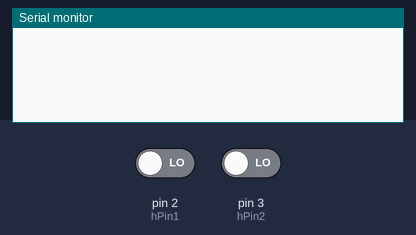
A sketch run on a simulated Arduino Uno, built with avr-gcc and run on an emulated ATmega328P. On the bench: the last lines printed to the serial monitor. The inputs (shaded band) are chosen by the test bench; at power-on: pin 2 (hPin1) LOW, pin 3 (hPin2) LOW.

Above: at 1.2 s.
1.3 s: pin 2 (hPin1) driven HIGH
At 2.5 s:
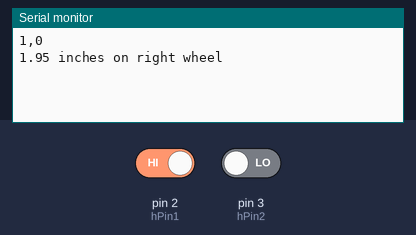
2.8 s: pin 3 (hPin2) driven HIGH
At 3.9 s:
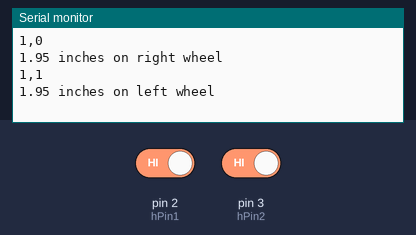

The sketch:

wheelchair_sketch.ino
```cpp
const byte hPin1 = 2; // Hall effect sensor 1
const byte hPin2 = 3; // Hall effect sensor 2

int count = 0;
volatile int rState, lState, rTicks, lTicks = 0; // 0 or 1 depending on proximity of magnet
double rOdo, lOdo = 0;

#include <math.h>
#define RADIUS 11.1875
#define RES 36
#define SEP 15
#define RAD_TO_DEG 57.295779513

const double res_angle = (2*PI)/RES;
const double res_inches = RADIUS*res_angle;


void setup() {

  Serial.begin(9600);

  attachInterrupt(digitalPinToInterrupt(2), rInterrupt, RISING); // Can also use CHANGE
  attachInterrupt(digitalPinToInterrupt(3), lInterrupt, RISING); // Can also use CHANGE

}


void loop() {
  count++;
  //Serial.print("Loop ");
  //Serial.println(count);

  int roTicks, loTicks, iroTicks, iloTicks, rChange, lChange = 0;
  double angle = 0;

  do{
    iroTicks = rTicks;
    iloTicks = lTicks;
    delay(2000);
    rChange = rTicks - iroTicks;
    lChange = lTicks - iloTicks;
    roTicks += rChange;
    loTicks += lChange;
  }
  while(rChange != lChange);

  if((roTicks == loTicks) || (roTicks*loTicks == 0))
    //Serial.println("Zero degrees turned");
    return;
  else{
    if(roTicks < loTicks){
      angle = getAngle(roTicks, loTicks);
      Serial.print(angle);
      Serial.println(" degrees turned to the left");
    }
    else{
      angle = getAngle(loTicks, roTicks);
      Serial.print(angle);
      Serial.println(" degrees turned to the right");
    }
  }
  Serial.print(roTicks);
  Serial.print(", ");
  Serial.println(loTicks);
  Serial.println();
}

double getAngle(int T1, int T2){
  double S1 = T1*res_inches;
  double S2 = T2*res_inches;

  double ang = RAD_TO_DEG*(S1 / ((SEP*S1)/(S2 - S1)));
  return ang;
}

void rInterrupt() { // was pin_ISR

  rState = digitalRead(hPin2);
  //Serial.print("Sensor: ");
  //Serial.println(hState);

  rTicks++; // Magnet was sensed, increase the tick counters);
  Serial.print(rTicks);
  Serial.print(",");
  Serial.println(lTicks);

  rOdo += res_inches;
  Serial.print(rOdo);
  Serial.println(" inches on right wheel");

}

void lInterrupt() { // was pin_ISR

  lState = digitalRead(hPin1);
  //Serial.print("Sensor: ");
  //Serial.println(hState);

  lTicks++; // Magnet was sensed, increase the tick counters);
  Serial.print(rTicks);
  Serial.print(",");
  Serial.println(lTicks);

  lOdo += res_inches;
  Serial.print(lOdo);
  Serial.println(" inches on left wheel");

}
```

Measured:
- after the input at 1.3 s, the serial monitor: prints a new line at once (image 1)
- after the input at 2.8 s, the serial monitor: prints a new line at once (image 2)
